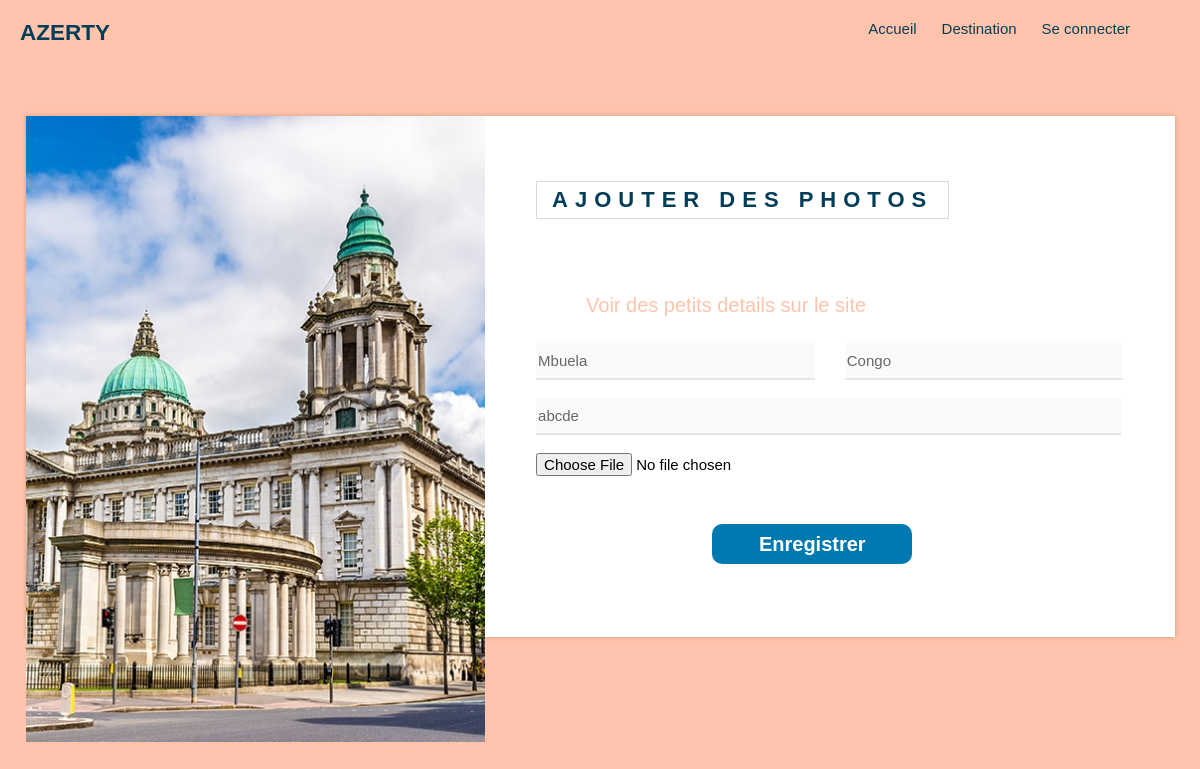
The app's page /view/html/ajouterMedia.php?idDest=547885af99 with its own data.
### tables this page shows
CREATE TABLE IF NOT EXISTS `destinations` (
  `idSite` varchar(10) NOT NULL,
  `idUser` varchar(10) NOT NULL,
  `continent` varchar(20) NOT NULL,
  `pays` varchar(20) NOT NULL,
  `coordonnees` varchar(50) NOT NULL,
  `nom` varchar(100) NOT NULL,
  `description` text NOT NULL,
  PRIMARY KEY (`idSite`)
);

### model/Database.php (called while the page is built, shortened)
<?php
class Database
{
    public $database;
    public function __construct($url, $username, $password)
    {
        $this -> database = new PDO($url, $username, $password);
    }
    public function destinationPerso($idSite)
    {
        try
        {
            $get = $this -> database -> prepare('SELECT * FROM destinations WHERE idSite = :idSite');
            $get -> execute(array(
                'idSite' => $idSite
            ));
        }catch(PDOException $e){
            die($e -> getMessage());
        }
        $gets = $get -> fetchAll(PDO::FETCH_ASSOC);
        return $gets;
    }
}
?>

### controller/ajouterMediaController.php (the view, shortened to what this page needs)
<?php
require_once dirname(__DIR__, 1).DIRECTORY_SEPARATOR.'model'.DIRECTORY_SEPARATOR.'Database.php';
class ajout
{
    public $database;
    public function __construct()
    {
        $this -> database = new Database(URL, USERNAME, PASSWORD);
    }
    public function getDestination($idDest)
    {
        $getDestinations = $this -> database -> destinationPerso($idDest);
        foreach($getDestinations as $getDestination)
        {
        ?>
                            <div class="formRow">
								<div class="formHolder">
									<input type="text" placeholder="Nom du site" class="formControl" value="<?= ucfirst($getDestination['nom'])?>" disabled>
								</div>
								<div class="formHolder">
									<input type="text" placeholder="Pays" class="formControl" value="<?= ucfirst($getDestination['pays'])?>" disabled>
								</div>
							</div>
							<div class="formRow">
								<div class="formHolder">
									<input type="text" placeholder="Email" id="description" class="formControl" value="<?= $getDestination['description']?>" disabled>
								</div>
							</div>
        <?php
        }
    }
}
?>

### view/Css/style2.css (style rules this page uses)
body { font-family: 'Trebuchet MS', 'Lucida Sans Unicode', 'Lucida Grande', 'Lucida Sans', Arial, sans-serif; margin: 0; padding: 0; }

### view/Css/creation.css (style rules this page uses)
* { -webkit-box-sizing: border-box; -moz-box-sizing: border-box; box-sizing: border-box; }
body { font-family: 'Trebuchet MS', 'Lucida Sans Unicode', 'Lucida Grande', 'Lucida Sans', Arial, sans-serif; font-size: 15px; background-color: #ffc4ab; margin: 0; }
input, textarea, select, button { font-family: 'Trebuchet MS', 'Lucida Sans Unicode', 'Lucida Grande', 'Lucida Sans', Arial, sans-serif; font-size: 15px; }
.formRow { display: flex; margin-bottom: 18px; }
.formRow .formHolder { width: 50%; margin-right: 30px; }
.formRow .formHolder:last-child { margin-right: 0; }
.formHolder { position: relative; }
.formControl { height: 37px; border: none; border-bottom: 2px solid #e6e6e6; width: 100%; color: #666; }
#description { width: 585px; }

### records on screen
destinations: nom "Mbuela", pays "Congo", description "abcde"
